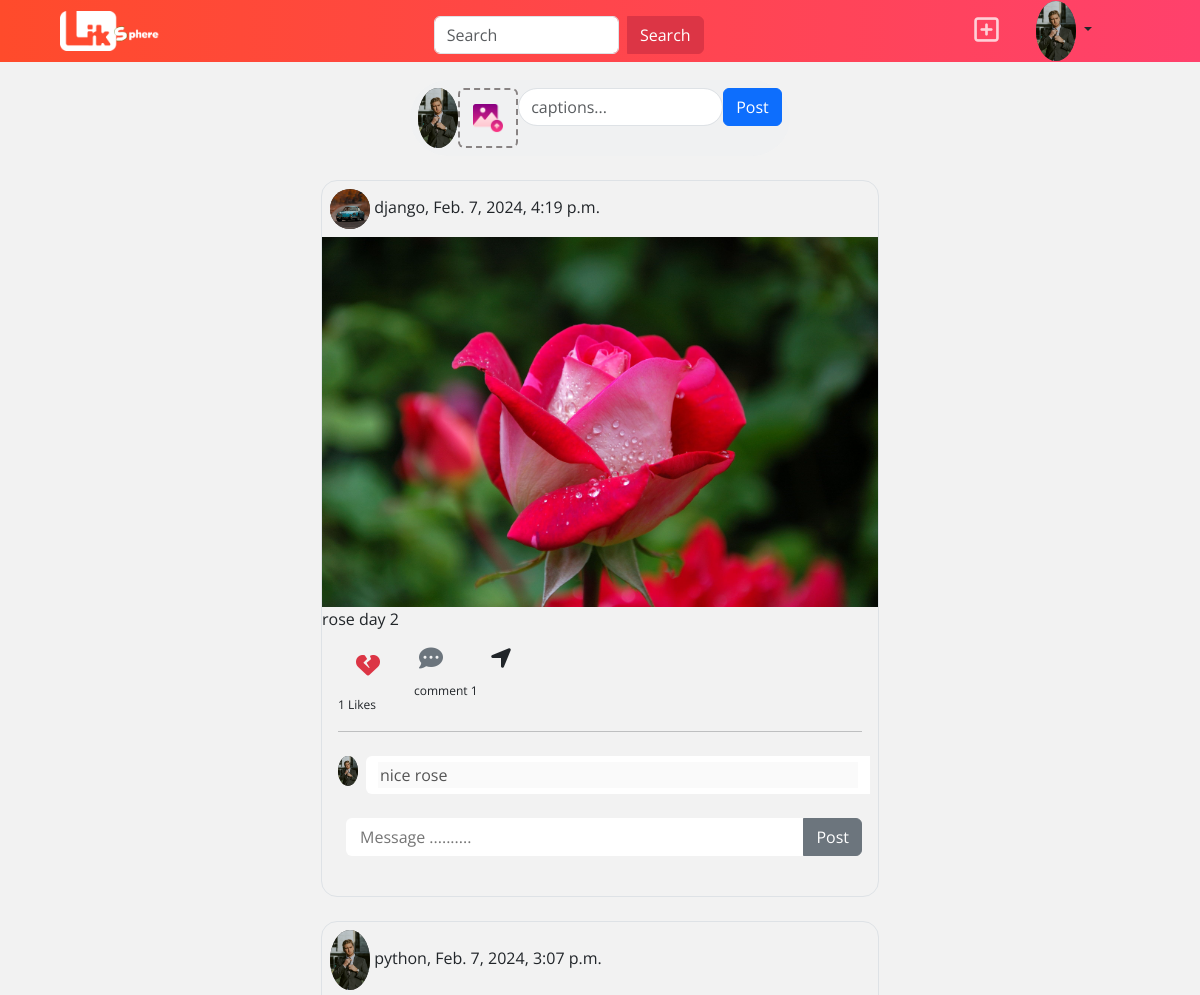
Page /index (signed in, upper part) on the earlier database version.
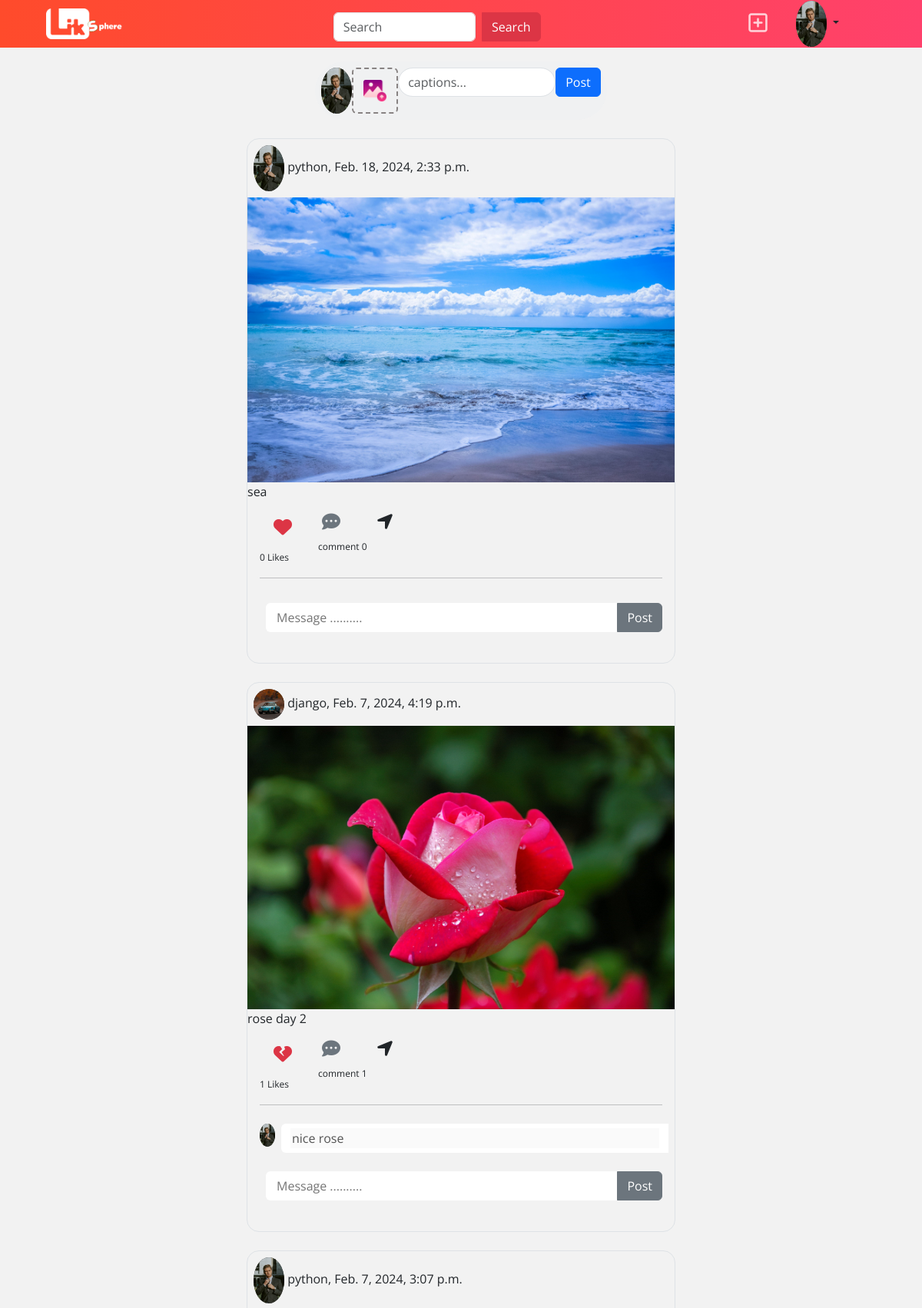
Same page on the later database version.
### social/models.py (models this page shows, shortened)
class Posts(models.Model):
    user=models.ForeignKey(User,on_delete=models.CASCADE,related_name="userpost")
    title=models.CharField(max_length=200)
    post_image=models.ImageField(upload_to="posters",null=True,blank=True)
    created_date=models.DateTimeField(auto_now_add=True)
    liked_by=models.ManyToManyField(User,related_name="post_like")

class UserProfile(models.Model):
    user=models.OneToOneField(User,on_delete=models.CASCADE,related_name="profile")
    address=models.CharField(max_length=200,null=True)
    phone=models.CharField(max_length=200,null=True)
    profile_pic=models.ImageField(upload_to="profilepics",null=True,blank=True)
    dob=models.DateField(null=True)
    bio=models.CharField(max_length=200,null=True)
    following=models.ManyToManyField("self",related_name="followed_by",symmetrical=False,null=True)
    block=models.ManyToManyField("self",related_name="blocked",symmetrical=False,null=True)

class Comments(models.Model):
    user=models.ForeignKey(User,related_name="comment",on_delete=models.CASCADE)
    text=models.CharField(max_length=200)
    created_date=models.DateTimeField(auto_now_add=True)
    post=models.ForeignKey(Posts,related_name="post_comments",on_delete=models.CASCADE)

### social/views.py (the view, shortened to what this page needs)
# urls.py: path("index",views.IndexView.as_view(),name="index"),
@method_decorator(decs,name="dispatch")
class IndexView(CreateView,ListView):
    template_name="index.html"
    form_class=PostForm
    model=Posts
    context_object_name="data"
    def get_queryset(self):
        blocked_profiles=self.request.user.profile.block.all()
        blockedprofile_id=[pr.user.id for pr in blocked_profiles]
        qs=Posts.objects.all().exclude(user__id__in=blockedprofile_id).order_by("-created_date")
        return qs
    def get_context_data(self,**kwargs):
        context=super().get_context_data(**kwargs)
        current_date=timezone.now()
        context["stories"]=Stories.objects.filter(expiry_date__gte=current_date)
        return context

### social/forms.py
class PostForm(forms.ModelForm):
    class Meta:
        model=Posts
        fields=["title","post_image"]

### social/templates/index.html (shortened to what the changed rows need)
<!DOCTYPE html>
{%load static%}
<html lang="en">
<head>
    <link href="https://cdn.jsdelivr.net/npm/bootstrap@5.3.2/dist/css/bootstrap.min.css" rel="stylesheet">
    <link rel="stylesheet" href="https://cdnjs.cloudflare.com/ajax/libs/font-awesome/6.5.1/css/all.min.css"/>
    <link rel="stylesheet" href="{%static 'social/css/index.css'%}">
</head>
<body>
    <div class="container d-flex flex-column justify-content-center align-items-center mt-5">
        {%for post in data%}
        <div class="border border-1 rounded-4 mt-4 w-50">
            <div class="ms-2 mt-2 mb-2">
                {%if post.user.profile.profile_pic%}
                    <img class="profile-small" src="{{post.user.profile.profile_pic.url}}" alt="Avatar">
                {%else%}
                    <img class="profile-small" src="{%static 'social/images/profilepic.png' %}" alt="Avatar">
                {%endif%}
                {{post.user}}, {{post.created_date}}
            </div>
            <div>
                {%if post.post_image%}
                <img src="{{post.post_image.url}}" class="h-auto w-100" alt="">
                {%endif%}
                {{post.title}}
            </div>
            <div class="ms-2 mt-2 mb-2 d-flex align-items-start">
                <form action="{%url 'like' post.id%}" method="post" class="">
                    {%if request.user in post.liked_by.all%}
                        <div class="d-block flex-column">
                            <div>
                                <button type="submit" class="btn" name="action" value="dislike">
                                    <i class="fa-solid fa-heart-crack fs-4 text-danger btn"></i>
                                </button>
                            </div>
                        </div>
                    {%else%}
                        <div class="d-block flex-column">
                            <div>
                                <button type="submit" class="btn" name="action" value="like">
                                    <i class="fa-solid fa-heart fs-4 text-danger btn"></i>
                                </button>
                            </div>
                        </div>
                    {%endif%}
                    <div>
                        <span class="ms-2 spa">{{post.liked_by.all.count}} Likes</span>
                    </div>
                </form>
                <div class="d-block flex-column">
                    <div>
                        <i class="fa-solid fa-comment-dots fs-4 text-secondary btn"></i>
                    </div>
                    <div>
                        <span class="ms-2 spa">comment {{post.post_comments.all.count}}</span>
                    </div>
                </div>
                <div class="d-block flex-column">
                    <div>
                        <i class="fa-solid fa-location-arrow fs-4 btn"></i>
                    </div>
                </div>
            </div>
            <hr class="ms-3 me-3">
            {%for c in post.post_comments.all%}
            <div class="p-2 ms-2 d-flex">
                <div>
                    {%if c.user.profile.profile_pic%}
                        <img class="profile-xsmall" src="{{c.user.profile.profile_pic.url}}" alt="">
                    {%endif%}
                </div>
                <div class="ms-2 comment form-control rounded-end-0 border-0">
                    <input type="text" name="" value="{{c.text}}" disabled id="" placeholder="Message .........." class="border-0 w-100">
                </div>
            </div>
            {%endfor%}
            <div class=" mb-4 p-3">
                <form action="{%url 'comment' post.id %}" method="post" class="d-flex">
                    <div class="ms-2 comment form-control rounded-end-0 border-0">
                        <input type="text" name="text" id="" placeholder="Message .........." class="border-0 w-100">
                    </div>
                    <div>
                        <button class="btn btn-secondary rounded-start-0" type="submit">Post</button>
                    </div>
                </form>
            </div>
        </div>
        {%endfor%}
    </div>
</body>
</html>

Differences in the rows shown:
added Posts: user.profile.profile_pic (picture), user "python", created_date "Feb. 18, 2024, 2:33 p.m.", post_image (picture), title "sea", liked_by.all.count "0", post_comments.all.count "0"
